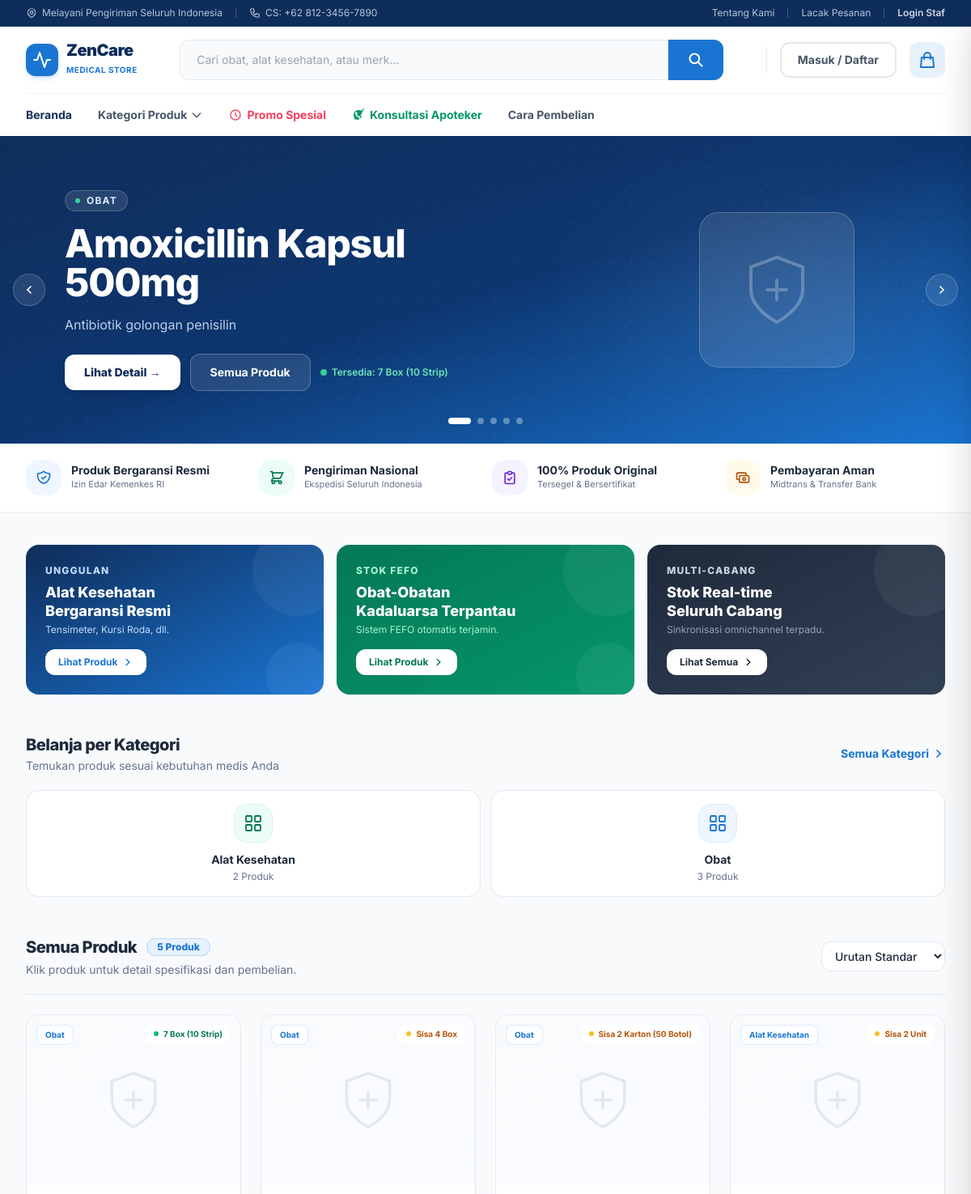
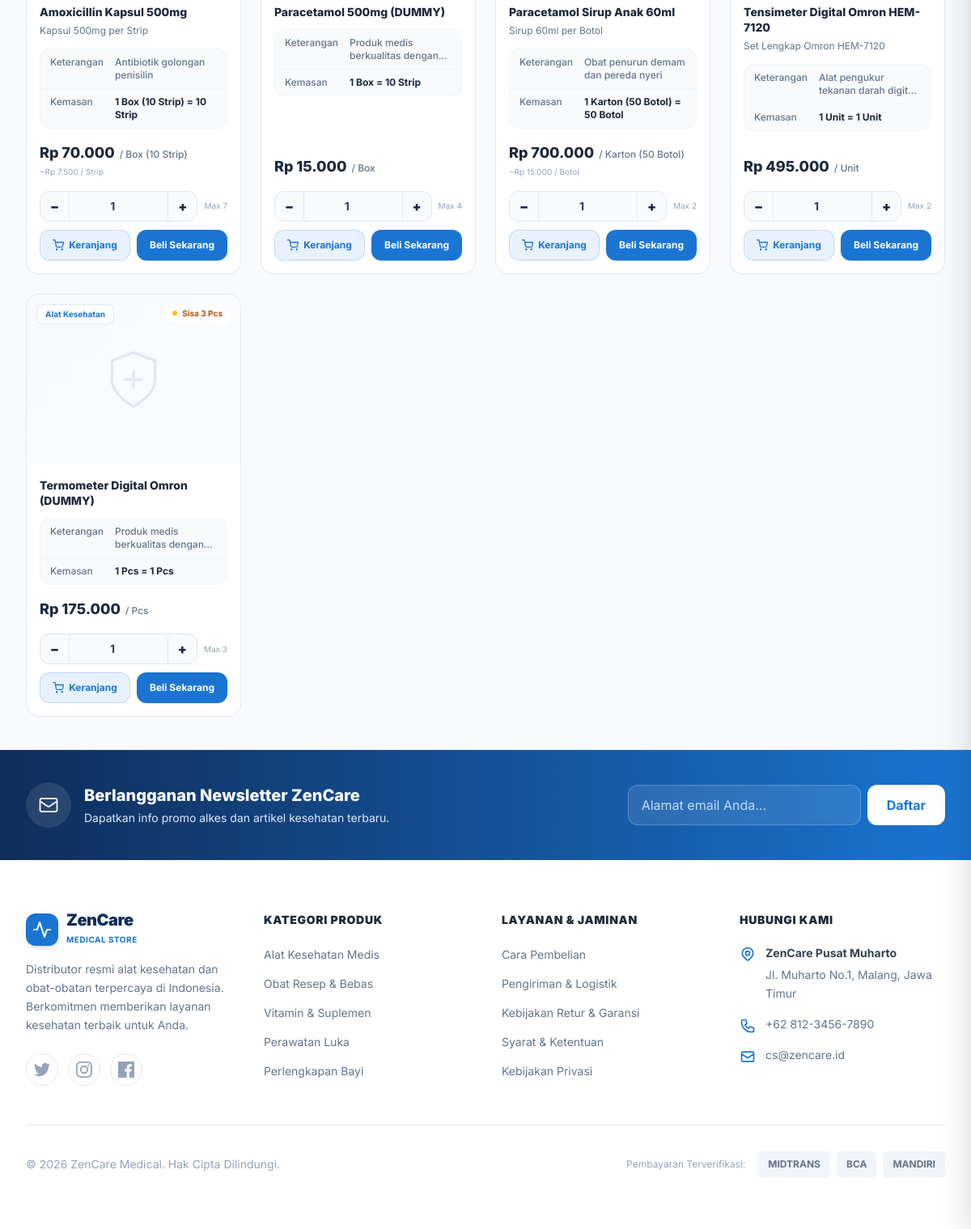
Page /ecommerce/index.php on the committed database (2 pictures, top to bottom).
### tables this page shows
CREATE TABLE `produk_variasi` (
  `id` int(11) NOT NULL AUTO_INCREMENT,
  `id_produk_induk` int(11) DEFAULT NULL,
  `sku_variasi` varchar(50) NOT NULL,
  `nama_variasi` varchar(100) NOT NULL,
  `satuan_kecil` varchar(50) NOT NULL DEFAULT 'Pcs',
  `satuan_besar` varchar(50) NOT NULL DEFAULT 'Box',
  `rasio_konversi` smallint(6) NOT NULL DEFAULT 1,
  `harga_jual_kecil` decimal(12,2) NOT NULL DEFAULT 0.00,
  `harga_jual_besar` decimal(12,2) NOT NULL DEFAULT 0.00,
  `stok_minimum` int(11) NOT NULL DEFAULT 5,
  `berat` int(11) NOT NULL DEFAULT 100,
  `tampil_di_online` tinyint(1) DEFAULT 1,
  `is_active` tinyint(1) DEFAULT 1,
  `gambar` varchar(500) DEFAULT NULL,
  PRIMARY KEY (`id`),
  UNIQUE KEY `sku_variasi` (`sku_variasi`),
  KEY `id_produk_induk` (`id_produk_induk`),
  CONSTRAINT `produk_variasi_ibfk_1` FOREIGN KEY (`id_produk_induk`) REFERENCES `produk_induk` (`id`) ON DELETE SET NULL
);

CREATE TABLE `produk_induk` (
  `id` int(11) NOT NULL AUTO_INCREMENT,
  `sku_induk` varchar(50) NOT NULL,
  `nama_produk` varchar(150) NOT NULL,
  `deskripsi` text DEFAULT NULL,
  `spesifikasi` text DEFAULT NULL COMMENT 'Spesifikasi teknis medis',
  `info_pengiriman` text DEFAULT NULL,
  `kategori` enum('Obat','Alat Kesehatan') NOT NULL,
  `gambar` varchar(255) DEFAULT NULL,
  `is_active` tinyint(1) DEFAULT 1,
  `batas_hari_expired` int(11) DEFAULT 0,
  `created_at` timestamp NOT NULL DEFAULT current_timestamp(),
  PRIMARY KEY (`id`),
  UNIQUE KEY `sku_induk` (`sku_induk`)
);

### ecommerce/index.php (the view, shortened to what the rows shown need)
<?php
require_once __DIR__ . '/header.php';
$stmtProduk = $pdo->prepare("
    SELECT v.id,
           i.nama_produk AS nama_induk,
           v.nama_variasi,
           CONCAT(i.nama_produk, ' — ', v.nama_variasi) AS nama_produk,
           i.kategori,
           v.harga_jual_besar AS harga_jual,
           v.harga_jual_kecil AS harga_eceran,
           v.berat AS berat_gram,
           i.gambar,
           v.sku_variasi,
           i.deskripsi,
           COALESCE(sc.stok, 0) AS stok_sistem,
           v.tampil_di_online, v.satuan_besar, v.satuan_kecil, v.rasio_konversi
    FROM produk_variasi v
    JOIN produk_induk i ON v.id_produk_induk = i.id
    LEFT JOIN stok_toko sc ON sc.id_variasi = v.id
    WHERE v.is_active = 1 AND i.is_active = 1 AND v.tampil_di_online = 1
    ORDER BY i.kategori ASC, i.nama_produk ASC, v.id ASC
");
$stmtProduk->execute();
$products = $stmtProduk->fetchAll();
$slideProds = array_values(array_filter($products, fn($p) => !empty($p['gambar'])));
if (empty($slideProds)) $slideProds = array_values($products);
$slideProds = array_slice($slideProds, 0, 5);
?>
<main class="flex-1 w-full">
    <section class="relative overflow-hidden bg-gradient-to-br from-[#0f2d5a] via-[#0d3670] to-[#1a75d2]" style="min-height:380px;">
        <?php foreach ($slideProds as $si => $sp):
            $rasioH = intval($sp['rasio_konversi']) ?: 1;
            $stokBoxH = floor(intval($sp['stok_sistem']) / $rasioH);
        ?>
        <div class="hero-slide absolute inset-0 flex flex-col md:flex-row items-center justify-between gap-0 px-6 sm:px-12 lg:px-20 py-12 <?= $si === 0 ? 'active' : '' ?>" data-slide="<?= $si ?>">
            <div class="flex-1 text-white z-10 max-w-lg mb-6 md:mb-0">
                <span class="inline-flex items-center gap-2 px-3 py-1 rounded-full border border-white/20 bg-white/10 text-xs font-bold uppercase tracking-widest text-blue-100 mb-4">
                    <span class="w-1.5 h-1.5 rounded-full bg-emerald-400 animate-pulse"></span>
                    <?= htmlspecialchars($sp['kategori']) ?>
                </span>
                <h1 class="text-3xl sm:text-4xl lg:text-5xl font-extrabold leading-tight tracking-tight mb-4">
                    <?= htmlspecialchars($sp['nama_induk']) ?>
                </h1>
                <p class="text-blue-100/85 text-sm sm:text-base leading-relaxed mb-6 line-clamp-3">
                    <?= htmlspecialchars(mb_strimwidth($sp['deskripsi'] ?? 'Produk medis berkualitas tinggi dengan jaminan mutu dan izin resmi Kemenkes RI.', 0, 130, '…')) ?>
                </p>
                <div class="flex items-center gap-3 flex-wrap">
                    <a href="produk.php?id=<?= $sp['id'] ?>" class="px-6 py-3 bg-white text-[#0f2d5a] font-extrabold text-sm rounded-xl hover:bg-blue-50 transition shadow-lg active:scale-95">
                        Lihat Detail &rarr;
                    </a>
                    <a href="#katalog" class="px-6 py-3 bg-white/10 border border-white/25 text-white font-bold text-sm rounded-xl hover:bg-white/20 transition backdrop-blur-sm">
                        Semua Produk
                    </a>
                    <?php if ($stokBoxH > 0): ?>
                    <span class="text-xs font-semibold text-emerald-300 flex items-center gap-1.5">
                        <span class="w-2 h-2 rounded-full bg-emerald-400 animate-pulse"></span>
                        Tersedia: <?= $stokBoxH ?> <?= htmlspecialchars($sp['satuan_besar'] ?: 'Unit') ?>
                    </span>
                    <?php endif; ?>
                </div>
            </div>
            <div class="shrink-0 flex items-center justify-center md:w-64 lg:w-80 relative">
                <div class="absolute inset-0 bg-white/5 rounded-full blur-3xl scale-125"></div>
                <?php if (!empty($sp['gambar'])): ?>
                    <img src="../<?= htmlspecialchars($sp['gambar']) ?>" alt="<?= htmlspecialchars($sp['nama_induk']) ?>"
                         class="relative h-52 sm:h-64 lg:h-72 object-contain drop-shadow-2xl hover:scale-105 transition-transform duration-500"
                         onerror="this.style.opacity='.3'">
                <?php else: ?>
                    <div class="w-48 h-48 rounded-3xl bg-white/10 border border-white/20 flex items-center justify-center">
                        <svg class="w-24 h-24 text-white/25" viewBox="0 0 24 24" fill="none" stroke="currentColor" stroke-width="1" stroke-linecap="round"><path d="M12 22s8-4 8-10V5l-8-3-8 3v7c0 6 8 10 8 10z"/><path d="M9 12h6M12 9v6"/></svg>
                    </div>
                <?php endif; ?>
            </div>
        </div>
        <?php endforeach; ?>
        <?php if (count($slideProds) > 1): ?>
        <div class="absolute bottom-6 left-0 right-0 flex items-center justify-center gap-2 z-20">
            <?php foreach ($slideProds as $si => $sp): ?>
            <span class="slide-dot <?= $si === 0 ? 'active' : '' ?>" onclick="goSlide(<?= $si ?>)"></span>
            <?php endforeach; ?>
        </div>
        <?php endif; ?>
    </section>
    <div class="max-w-7xl mx-auto px-4 lg:px-8 py-10">
        <section class="mb-12">
            <div class="flex items-center justify-between mb-5">
                <div>
                    <h2 class="text-xl font-extrabold text-[#1e293b] tracking-tight">Belanja per Kategori</h2>
                </div>
            </div>
        </section>
        <section id="katalog">
            <div class="flex flex-col sm:flex-row sm:items-center justify-between gap-4 mb-6 pb-5 border-b border-slate-200">
                <div>
                    <div class="flex items-center gap-3 mb-1">
                        <h2 class="text-xl font-extrabold text-[#1e293b] tracking-tight">Semua Produk</h2>
                    </div>
                </div>
            </div>
            <div class="grid grid-cols-1 sm:grid-cols-2 md:grid-cols-3 lg:grid-cols-4 gap-6" id="product-grid">
                <?php foreach ($products as $p):
                    $stokPcs  = intval($p['stok_sistem']);
                    $rasio    = intval($p['rasio_konversi']) ?: 1;
                    $stokBox  = floor($stokPcs / $rasio);
                    $harga    = floatval($p['harga_jual']);
                    $hargaEcr = floatval($p['harga_eceran']);
                    $satB     = htmlspecialchars($p['satuan_besar'] ?: 'Box');
                    $satK     = htmlspecialchars($p['satuan_kecil'] ?: 'Pcs');
                    $desc     = trim($p['deskripsi'] ?? '');
                    $descSh   = $desc ? mb_strimwidth($desc, 0, 75, '…') : 'Produk medis berkualitas dengan jaminan mutu resmi.';
                    if ($stokBox <= 0)     { $stokCls='text-rose-600'; $dotCls='bg-rose-500'; $stokLbl='Habis'; }
                    elseif ($stokBox <= 5) { $stokCls='text-amber-700'; $dotCls='bg-amber-400'; $stokLbl="Sisa $stokBox $satB"; }
                    else                   { $stokCls='text-emerald-700'; $dotCls='bg-emerald-500'; $stokLbl="$stokBox $satB"; }
                ?>
                <div class="prod-card group bg-white rounded-2xl overflow-hidden flex flex-col"
                     data-name="<?= strtolower(htmlspecialchars($p['nama_produk'])) ?>"
                     data-price="<?= $harga ?>"
                     data-stok="<?= $stokBox ?>"
                     data-id="<?= $p['id'] ?>">
                    <a href="produk.php?id=<?= $p['id'] ?>" class="card-img relative block bg-gradient-to-br from-slate-50 to-blue-50/30 overflow-hidden" style="height:210px;">
                        <?php if (!empty($p['gambar'])): ?>
                            <img src="../<?= htmlspecialchars($p['gambar']) ?>" alt="<?= htmlspecialchars($p['nama_produk']) ?>"
                                 class="w-full h-full object-contain p-5"
                                 onerror="this.onerror=null; this.classList.add('opacity-30');">
                        <?php else: ?>
                            <div class="w-full h-full flex items-center justify-center">
                                <svg class="w-20 h-20 text-slate-200" viewBox="0 0 24 24" fill="none" stroke="currentColor" stroke-width="1" stroke-linecap="round"><path d="M12 22s8-4 8-10V5l-8-3-8 3v7c0 6 8 10 8 10z"/><path d="M9 12h6M12 9v6"/></svg>
                            </div>
                        <?php endif; ?>
                        <span class="absolute top-3 left-3 px-2.5 py-1 bg-white/95 text-[#1a75d2] text-[10px] font-bold rounded-lg border border-[#1a75d2]/15 shadow-xs">
                            <?= htmlspecialchars($p['kategori']) ?>
                        </span>
                        <span class="absolute top-3 right-3 flex items-center gap-1.5 px-2.5 py-1 bg-white/95 text-[10px] font-bold rounded-lg shadow-xs <?= $stokCls ?>">
                            <span class="w-1.5 h-1.5 rounded-full <?= $dotCls ?>"></span>
                            <?= $stokLbl ?>
                        </span>
                    </a>
                    <div class="p-4 flex flex-col flex-1">
                        <a href="produk.php?id=<?= $p['id'] ?>" class="block mb-3">
                            <h3 class="text-sm font-extrabold text-[#1e293b] leading-snug line-clamp-2 group-hover:text-[#1a75d2] transition-colors">
                                <?= htmlspecialchars($p['nama_induk']) ?>
                            </h3>
                            <span class="text-xs text-[#64748b]"><?= htmlspecialchars($p['nama_variasi']) ?></span>
                        </a>
                        <div class="rounded-xl bg-slate-50 border border-slate-100 divide-y divide-slate-100 mb-4 text-xs">
                            <div class="flex gap-2 px-3 py-2">
                                <span class="text-[#64748b] w-[72px] shrink-0 font-medium">Keterangan</span>
                                <span class="font-medium text-[#64748b] line-clamp-2"><?= htmlspecialchars($descSh) ?></span>
                            </div>
                            <div class="flex gap-2 px-3 py-2">
                                <span class="text-[#64748b] w-[72px] shrink-0 font-medium">Kemasan</span>
                                <span class="font-bold text-[#1e293b]">1 <?= $satB ?> = <?= $rasio ?> <?= $satK ?></span>
                            </div>
                        </div>
                        <div class="mb-4 mt-auto">
                            <div class="flex items-baseline gap-1.5">
                                <span class="text-lg font-extrabold text-[#1e293b]">Rp <?= number_format($harga, 0, ',', '.') ?></span>
                                <span class="text-xs text-[#64748b] font-medium">/ <?= $satB ?></span>
                            </div>
                            <?php if ($hargaEcr > 0 && $hargaEcr != $harga / $rasio): ?>
                            <div class="text-[10px] text-slate-400 mt-0.5">~Rp <?= number_format($hargaEcr, 0, ',', '.') ?> / <?= $satK ?></div>
                            <?php endif; ?>
                        </div>
                        <?php if ($stokBox >= 1): ?>
                        <div class="flex items-center gap-2 mb-2.5">
                            <div class="flex items-center bg-slate-50 border border-slate-200 rounded-xl overflow-hidden flex-1">
                                <button type="button" onclick="adjustQty(<?= $p['id'] ?>, -1, <?= $stokBox ?>)"
                                    class="w-9 h-9 flex items-center justify-center hover:bg-slate-100 text-[#1e293b] font-black border-r border-slate-200 transition text-base">−</button>
                                <input type="number" id="qty_<?= $p['id'] ?>" value="1" min="1" max="<?= $stokBox ?>" readonly
                                    class="flex-1 text-center text-sm font-bold py-2 bg-transparent focus:outline-none select-none">
                                <button type="button" onclick="adjustQty(<?= $p['id'] ?>, 1, <?= $stokBox ?>)"
                                    class="w-9 h-9 flex items-center justify-center hover:bg-slate-100 text-[#1e293b] font-black border-l border-slate-200 transition text-base">+</button>
                            </div>
                            <span class="text-[10px] text-slate-400 shrink-0">Max <?= $stokBox ?></span>
                        </div>
                        <div class="grid grid-cols-2 gap-2">
                            <button onclick="addToCart(<?= $p['id'] ?>, '<?= addslashes(htmlspecialchars_decode($p['nama_produk'])) ?>', <?= $harga ?>, <?= intval($p['berat_gram']) ?>, '<?= addslashes($p['gambar'] ?? '') ?>', '<?= addslashes($satB) ?>', <?= $rasio ?>, <?= $stokBox ?>, document.getElementById('qty_<?= $p['id'] ?>').value)"
                                class="flex items-center justify-center gap-1.5 text-xs font-bold py-2.5 rounded-xl bg-[#e8f2ff] hover:bg-blue-100 text-[#1a75d2] border border-[#1a75d2]/20 cursor-pointer active:scale-95 transition">
                                <svg class="w-3.5 h-3.5" viewBox="0 0 24 24" fill="none" stroke="currentColor" stroke-width="2.2" stroke-linecap="round"><circle cx="9" cy="21" r="1"/><circle cx="20" cy="21" r="1"/><path d="M1 1h4l2.68 13.39a2 2 0 002 1.61h9.72a2 2 0 001.95-1.55L23 6H6"/></svg>
                                Keranjang
                            </button>
                            <button onclick="buyNow(<?= $p['id'] ?>, '<?= addslashes(htmlspecialchars_decode($p['nama_produk'])) ?>', <?= $harga ?>, <?= intval($p['berat_gram']) ?>, '<?= addslashes($p['gambar'] ?? '') ?>', '<?= addslashes($satB) ?>', <?= $rasio ?>, <?= $stokBox ?>, document.getElementById('qty_<?= $p['id'] ?>').value)"
                                class="flex items-center justify-center gap-1.5 text-xs font-bold py-2.5 rounded-xl bg-[#1a75d2] hover:bg-[#1562b3] text-white cursor-pointer active:scale-95 transition shadow-sm">
                                Beli Sekarang
                            </button>
                        </div>
                        <?php else: ?>
                        <div class="w-full py-3 px-4 rounded-xl bg-slate-100 text-slate-400 text-center text-xs font-semibold border border-slate-200">
                            Stok Habis
                        </div>
                        <?php endif; ?>
                    </div>
                </div>
                <?php endforeach; ?>
            </div>
        </section>
    </div>
</main>
<?php require_once __DIR__ . '/footer.php'; ?>

### rows in the picture
produk_variasi: id_produk_induk.kategori "OBAT", id_produk_induk.nama_produk "Amoxicillin Kapsul 500mg", id_produk_induk.deskripsi "Antibiotik golongan penisilin", stokBoxH "7", satuan_besar "Box (10 Strip)", $p['id'] 2 (drawn), id_produk_induk.kategori "Obat", stokLbl "7 Box (10 Strip)", nama_variasi "Kapsul 500mg per Strip", rasio_konversi "10", satuan_kecil "Strip", harga_jual_besar "70.000", harga_jual_kecil "7.500", stokBox "7"
produk_variasi: id_produk_induk.kategori "Obat", stokLbl "Sisa 4 Box", id_produk_induk.nama_produk "Paracetamol 500mg (DUMMY)", id_produk_induk.deskripsi "Produk medis berkualitas…", satuan_besar "Box", rasio_konversi "10", satuan_kecil "Strip", harga_jual_besar "15.000", stokBox "4"
produk_variasi: id_produk_induk.kategori "Obat", stokLbl "Sisa 2 Karton (50 Botol)", id_produk_induk.nama_produk "Paracetamol Sirup Anak 60ml", nama_variasi "Sirup 60ml per Botol", id_produk_induk.deskripsi "Obat penurun demam dan pereda nyeri", satuan_besar "Karton (50 Botol)", rasio_konversi "50", satuan_kecil "Botol", harga_jual_besar "700.000", harga_jual_kecil "15.000", id "1", stokBox "2"
produk_variasi: id_produk_induk.kategori "Alat Kesehatan", stokLbl "Sisa 2 Unit", id_produk_induk.nama_produk "Tensimeter Digital Omron HEM-7120", nama_variasi "Set Lengkap Omron HEM-7120", id_produk_induk.deskripsi "Alat pengukur tekanan darah…", satuan_besar "Unit", rasio_konversi "1", satuan_kecil "Unit", harga_jual_besar "495.000", stokBox "2"
produk_variasi: id_produk_induk.kategori "Alat Kesehatan", stokLbl "Sisa 3 Pcs", id_produk_induk.nama_produk "Termometer Digital Omron (DUMMY)", id_produk_induk.deskripsi "Produk medis berkualitas…", satuan_besar "Pcs", rasio_konversi "1", satuan_kecil "Pcs", harga_jual_besar "175.000", stokBox "3"

### other values in the picture
$b['label'] "Produk Bergaransi Resmi"
$b['sub'] "Izin Edar Kemenkes RI"
$b['label'] "Pengiriman Nasional"
$b['sub'] "Ekspedisi Seluruh Indonesia"
$b['label'] "100% Produk Original"
$b['sub'] "Tersegel & Bersertifikat"
$b['label'] "Pembayaran Aman"
$b['sub'] "Midtrans & Transfer Bank"
$catName "Alat Kesehatan"
$count "2"
$catName "Obat"
$count "3"
count($products) "5"
